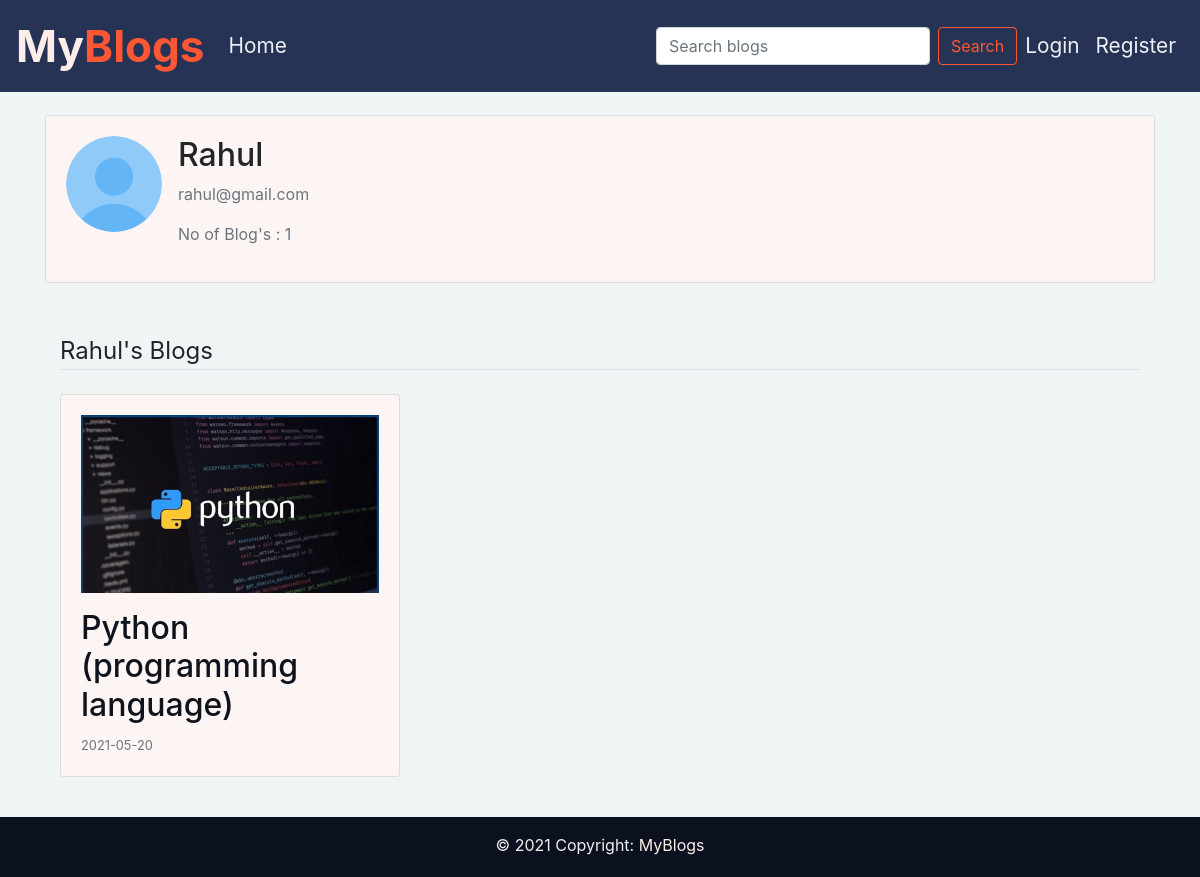
Screenshot of /user/Rahul with the database file from the repository.
### blog/models.py (models this page shows, shortened)
class User(db.Model, UserMixin):
    id = db.Column(db.Integer, primary_key=True)
    username = db.Column(db.String(20), unique=True, nullable=False)
    email = db.Column(db.String(120), unique=True, nullable=False)
    image_file = db.Column(db.String(20), nullable=False, default='default_profile.jpg')
    password = db.Column(db.String(60), nullable=False)
    posts = db.relationship('Post', backref='author', lazy=True)

class Post(db.Model):
    id = db.Column(db.Integer, primary_key=True)
    title = db.Column(db.String(100), nullable=False)
    date_posted = db.Column(db.DateTime, nullable=False, default=datetime.utcnow)
    content = db.Column(db.Text, nullable=False)
    image_post = db.Column(db.String(20), nullable=False, default='default_post.jpg')
    user_id = db.Column(db.Integer, db.ForeignKey('user.id'), nullable=False)

### blog/routes.py (the view)
@app.route("/user/<string:username>")
def user_profile(username):
    user = User.query.filter_by(username=username).first_or_404()
    image_file = url_for('static', filename='resources/profile_pics/' + user.image_file)
    posts = Post.query.filter_by(author=user).order_by(Post.date_posted.desc())
    return render_template('profile.html', posts=posts, user=user,image_file=image_file,title=username)

### blog/Templates/profile.html (shortened to what this page needs)
{%extends "layout.html"%}
{%block content%}
    <div class="content-section">
      <div class="media">
        <img class="rounded-circle account-img" src="{{ image_file }}">
        <div class="media-body ml-3">
          <h2 class="account-heading">{{ user.username }}</h2>
          <p class="text-secondary">{{ user.email }}</p>
          <p class="text-secondary">No of Blog's : {{ posts.count() }}</p>
        </div>
      </div>
    </div>
    <div class="container" id="user-posts">
        <legend class="border-bottom mb-4">{{ user.username }}'s Blogs</legend>
        <div class="row mt-4">
            {% if posts%}
                {% for post in posts %}
                    <div class="col-md-4 post-sec">
                        <article class="media content-section">
                            <div class="media-body">
                                <figure>
                                    <a href="{{ url_for('post', post_id=post.id) }}"><img class="img-fluid blog-img" src="{{ url_for('static', filename='resources/blog_pics/' + post.image_post) }}" alt="Some alt text"></a>
                                </figure>
                                <div class="article-metadata">
                                    <h2><a class="article-title blog-title" href="{{ url_for('post', post_id=post.id) }}">{{post.title}}</a></h2>
                                </div>
                                <small class="text-muted">{{ post.date_posted.strftime('%Y-%m-%d') }}</small>
                            </div>
                        </article>
                    </div>
                {% endfor %}
            {% endif %}
        </div>
    </div>
{%endblock content%}

### blog/static/main.css (style rules this page uses)
html { min-height: 100%; position: relative; }
body { margin: 0px; padding: 0px; background-color: #EFF4F4; min-height: 100%; display: grid; margin-bottom: 60px; }
.content-section { background: #ffffff; padding: 20px 20px; border: 1px solid #dddddd; border-radius: 3px; margin-bottom: 20px; }
.post-sec { margin-bottom: 20px; }
.blog-img { height: fit-content; }
#user-posts { margin-top: 50px; }
.blog-title { color:#0F131D; }
.content-section { background-color: #fcf5f4; }

### rows the page displays
User: username "Rahul", email "rahul@gmail.com"
Post: image_post (picture), title "Python (programming language)", date_posted "2021-05-20"

### other values shown
{{ posts.count() }} "1"
